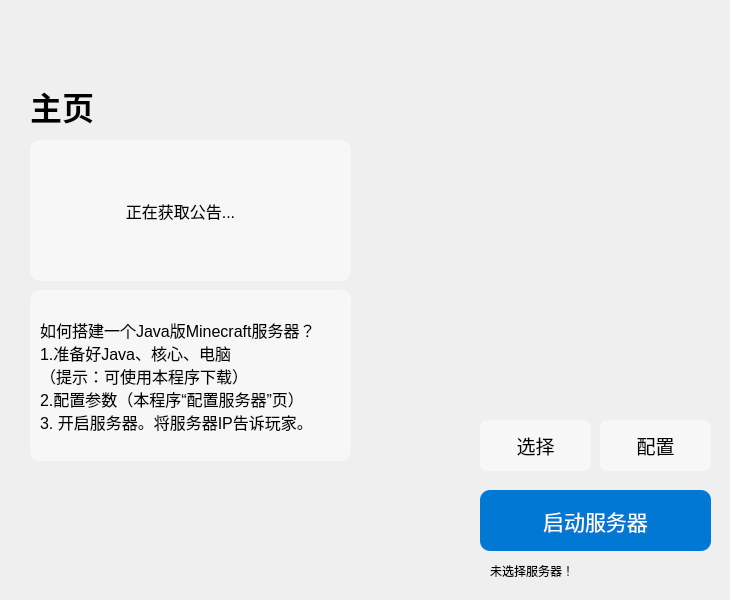
    <widget class="QWidget" name="HomePage">
     <widget class="QLabel" name="Home_Label">
      <property name="geometry">
       <rect>
        <x>30</x>
        <y>80</y>
        <width>71</width>
        <height>51</height>
       </rect>
      </property>
      <property name="font">
       <font>
        <family>Microsoft YaHei UI</family>
        <pointsize>24</pointsize>
        <weight>75</weight>
        <bold>true</bold>
       </font>
      </property>
      <property name="text">
       <string>主页</string>
      </property>
     </widget>
     <widget class="QWidget" name="Notice_Widget" native="true">
      <property name="geometry">
       <rect>
        <x>30</x>
        <y>140</y>
        <width>321</width>
        <height>141</height>
       </rect>
      </property>
      <property name="styleSheet">
       <string notr="true">QWidget
{
	background-color: rgb(247, 247, 247);
	border-radius: 10px
}</string>
      </property>
      <widget class="QLabel" name="Notice_Label">
       <property name="geometry">
        <rect>
         <x>10</x>
         <y>20</y>
         <width>281</width>
         <height>101</height>
        </rect>
       </property>
       <property name="font">
        <font>
         <family>Microsoft YaHei UI</family>
         <pointsize>12</pointsize>
        </font>
       </property>
       <property name="autoFillBackground">
        <bool>false</bool>
       </property>
       <property name="styleSheet">
        <string notr="true"/>
       </property>
       <property name="text">
        <string>正在获取公告...</string>
       </property>
       <property name="textFormat">
        <enum>Qt::PlainText</enum>
       </property>
       <property name="alignment">
        <set>Qt::AlignCenter</set>
       </property>
      </widget>
     </widget>
     <widget class="QWidget" name="HomeTip1_Widget" native="true">
      <property name="geometry">
       <rect>
        <x>30</x>
        <y>290</y>
        <width>321</width>
        <height>171</height>
       </rect>
      </property>
      <property name="styleSheet">
       <string notr="true">QWidget
{
	background-color: rgb(247, 247, 247);
	border-radius: 10px
}</string>
      </property>
      <widget class="QLabel" name="HomeTip1_Label">
       <property name="geometry">
        <rect>
         <x>10</x>
         <y>20</y>
         <width>281</width>
         <height>131</height>
        </rect>
       </property>
       <property name="font">
        <font>
         <family>Microsoft YaHei UI</family>
         <pointsize>12</pointsize>
        </font>
       </property>
       <property name="autoFillBackground">
        <bool>false</bool>
       </property>
       <property name="styleSheet">
        <string notr="true"/>
       </property>
       <property name="text">
        <string>如何搭建一个Java版Minecraft服务器？
1.准备好Java、核心、电脑
（提示：可使用本程序下载）
2.配置参数（本程序“配置服务器”页）
3. 开启服务器。将服务器IP告诉玩家。</string>
       </property>
      </widget>
     </widget>
     <widget class="QWidget" name="HomePageButtons_Widget" native="true">
      <property name="geometry">
       <rect>
        <x>470</x>
        <y>410</y>
        <width>251</width>
        <height>181</height>
       </rect>
      </property>
      <widget class="QLabel" name="Selected_Server_Label">
       <property name="geometry">
        <rect>
         <x>20</x>
         <y>150</y>
         <width>221</width>
         <height>21</height>
        </rect>
       </property>
       <property name="font">
        <font>
         <family>Microsoft YaHei UI</family>
         <pointsize>9</pointsize>
        </font>
       </property>
       <property name="text">
        <string>未选择服务器！</string>
       </property>
      </widget>
      <widget class="QPushButton" name="Start_PushButton">
       <property name="geometry">
        <rect>
         <x>10</x>
         <y>80</y>
         <width>231</width>
         <height>61</height>
        </rect>
       </property>
       <property name="font">
        <font>
         <family>Microsoft YaHei UI</family>
         <pointsize>16</pointsize>
        </font>
       </property>
       <property name="cursor">
        <cursorShape>PointingHandCursor</cursorShape>
       </property>
       <property name="styleSheet">
        <string notr="true">QPushButton
{
	background-color: rgb(0, 120, 212);
	border-radius: 10px;
	color: rgb(255, 255, 255);
}
QPushButton:hover
{
    background-color: rgb(0, 110, 212);
	border-radius: 10px;
    color: rgb(255, 255, 255);
}
QPushButton:pressed
{
    background-color: rgb(0, 100, 212);
	border-radius: 10px;
    color: rgb(255, 255, 255);
}</string>
       </property>
       <property name="text">
        <string>启动服务器</string>
       </property>
       <property name="flat">
        <bool>false</bool>
       </property>
      </widget>
      <widget class="QPushButton" name="Config_PushButton">
       <property name="geometry">
        <rect>
         <x>130</x>
         <y>10</y>
         <width>111</width>
         <height>51</height>
        </rect>
       </property>
       <property name="font">
        <font>
         <family>Microsoft YaHei UI</family>
         <pointsize>14</pointsize>
        </font>
       </property>
       <property name="cursor">
        <cursorShape>PointingHandCursor</cursorShape>
       </property>
       <property name="styleSheet">
        <string notr="true">QPushButton
{
	background-color: rgb(247, 247, 247);
	border-radius: 7px;
}
QPushButton:hover
{
	background-color: rgb(230, 230, 230);
	border-radius: 7px;
}
QPushButton:pressed
{
	background-color: rgb(225, 225, 225);
	border-radius: 7px;
}</string>
       </property>
       <property name="text">
        <string>配置</string>
       </property>
      </widget>
      <widget class="QPushButton" name="Choose_Server_PushButton">
       <property name="geometry">
        <rect>
         <x>10</x>
         <y>10</y>
         <width>111</width>
         <height>51</height>
        </rect>
       </property>
       <property name="font">
        <font>
         <family>Microsoft YaHei UI</family>
         <pointsize>14</pointsize>
        </font>
       </property>
       <property name="cursor">
        <cursorShape>PointingHandCursor</cursorShape>
       </property>
       <property name="styleSheet">
        <string notr="true">QPushButton
{
	background-color: rgb(247, 247, 247);
	border-radius: 7px;
}
QPushButton:hover
{
	background-color: rgb(230, 230, 230);
	border-radius: 7px;
}
QPushButton:pressed
{
	background-color: rgb(225, 225, 225);
	border-radius: 7px;
}</string>
       </property>
       <property name="text">
        <string>选择</string>
       </property>
      </widget>
     </widget>
    </widget>
